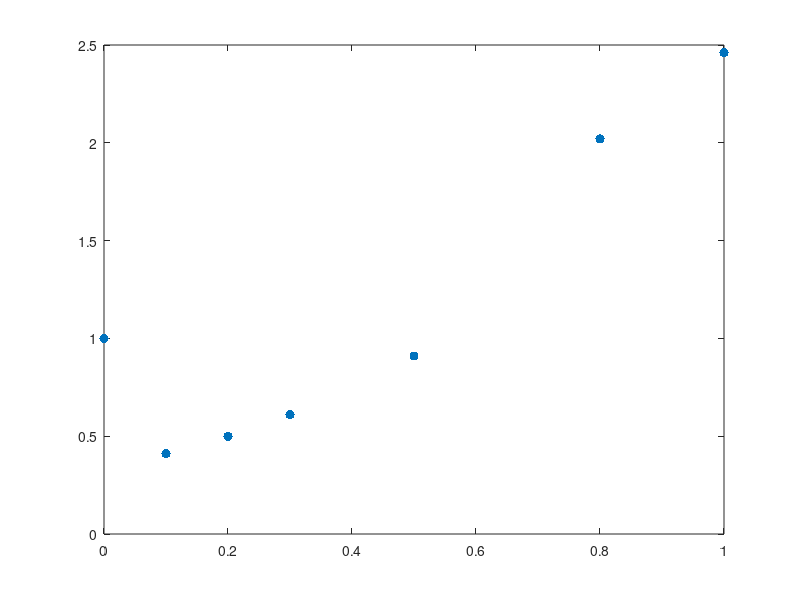

Reproduce this figure in MATLAB. (Note: this script raises an error after producing the figure.)
x = [0.0, 0.1, 0.2, 0.3, 0.5, 0.8, 1.0];
y = [1.0 0.41, 0.50, 0.61, 0.91, 2.02, 2.46];
x0 = [-0.1:0.01:1.1];

plot(x, y, '.', 'MarkerSize', 20);
hold on;

y0 = polyfitn(x, y, x0, 3);
plot(x0, y0);
hold on;
y0 = polyfitn(x, y, x0, 4);
plot(x0, y0);
hold on;
y0 = polyfitn(x, y, x0, 6);
plot(x0, y0);
hold on;

legend("数据点","三次多项式插值曲线","四次多项式插值曲线", "六次多项式插值曲线");
